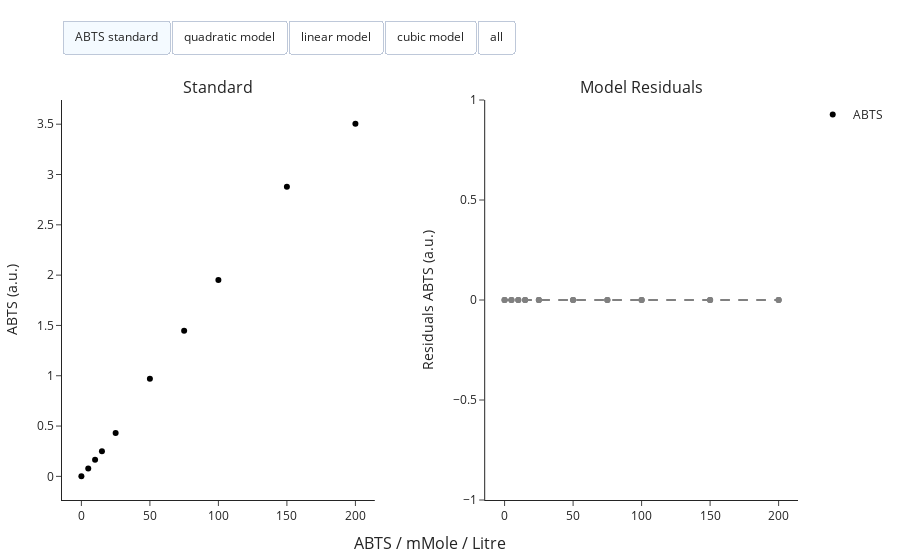

Write notebook code for a chart like this one.
### Code cell
calibrator.visualize()

### Figure 1 — Plotly figure (JSON) as saved in the notebook; plotly's stock layout.template omitted (floating-point values rounded to 4 significant figures)
{"data": [{"customdata": ["ABTS standard"], "hovertemplate": "Signal: %{y:.2f}", "marker": {"color": "#000000"}, "mode": "markers", "name": "ABTS", "type": "scatter", "visible": true, "x": [0, 5, 10, 15, 25, 50, 75, 100, 150, 200], "xaxis": "x", "y": [0.0011, 0.079, 0.1652, 0.2502, 0.4306, 0.9713, 1.448, 1.951, 2.88, 3.505], "yaxis": "y"}, {"customdata": ["quadratic model"], "hovertemplate": "Signal: %{y:.2f}", "marker": {"color": "#636EFA"}, "mode": "lines", "name": "quadratic model", "type": "scatter", "visible": false, "x": [0, 2.02, 4.04, 6.061, 8.081, 10.1, 12.12, 14.14, 16.16, 18.18, 20.2, 22.22, 24.24, 26.26, 28.28, 30.3, 32.32, 34.34, 36.36, 38.38, 40.4, 42.42, 44.44, 46.46, 48.48, 50.51, 52.53, 54.55, 56.57, 58.59, 60.61, 62.63, 64.65, 66.67, 68.69, 70.71, 72.73, 74.75, 76.77, 78.79, 80.81, 82.83, 84.85, 86.87, 88.89, 90.91, 92.93, 94.95, 96.97, 98.99, 101.0, 103.0, 105.1, 107.1, 109.1, 111.1, 113.1, 115.2, 117.2, 119.2, 121.2, 123.2, 125.3, 127.3, 129.3, 131.3, 133.3, 135.4, 137.4, 139.4, 141.4, 143.4, 145.5, 147.5, 149.5, 151.5, 153.5, 155.6, 157.6, 159.6, 161.6, 163.6, 165.7, 167.7, 169.7, 171.7, 173.7, 175.8, 177.8, 179.8, 181.8, 183.8, 185.9, 187.9, 189.9, 191.9, 193.9, 196.0, 198.0, 200], "xaxis": "x", "y": [-0.05245, -0.008307, 0.03568, 0.07951, 0.1232, 0.1667, 0.21, 0.2532, 0.2963, 0.3391, 0.3819, 0.4244, 0.4668, 0.509, 0.5511, 0.5931, 0.6348, 0.6764, 0.7179, 0.7592, 0.8003, 0.8413, 0.8821, 0.9227, 0.9632, 1.004, 1.044, 1.084, 1.124, 1.163, 1.203, 1.242, 1.281, 1.321, 1.359, 1.398, 1.437, 1.475, 1.513, 1.552, 1.59, 1.627, 1.665, 1.702, 1.74, 1.777, 1.814, 1.851, 1.887, 1.924, 1.96, 1.997, 2.033, 2.069, 2.104, 2.14, 2.175, 2.211, 2.246, 2.281, 2.315, 2.35, 2.384, 2.419, 2.453, 2.487, 2.521, 2.554, 2.588, 2.621, 2.654, 2.687, 2.72, 2.753, 2.786, 2.818, 2.85, 2.882, 2.914, 2.946, 2.978, 3.009, 3.04, 3.072, 3.103, 3.133, 3.164, 3.195, 3.225, 3.255, 3.285, 3.315, 3.345, 3.374, 3.404, 3.433, 3.462, 3.491, 3.52, 3.548], "yaxis": "y"}, {"customdata": ["quadratic model"], "hoverinfo": "skip", "hovertemplate": "Signal: %{y:.2f}", "marker": {"color": "#636EFA"}, "mode": "markers", "name": "Residuals", "type": "scatter", "visible": false, "x": [0, 5, 10, 15, 25, 50, 75, 100, 150, 200], "xaxis": "x2", "y": [-0.05355, -0.02248, -0.0006876, 0.02134, 0.05207, 0.02219, 0.03181, -0.00847, -0.08583, 0.04362], "yaxis": "y2"}, {"customdata": ["quadratic model"], "hovertemplate": "Signal: %{y:.2f}", "line": {"color": "grey", "dash": "dash", "width": 2}, "showlegend": false, "type": "scatter", "visible": true, "x": [0, 5, 10, 15, 25, 50, 75, 100, 150, 200], "xaxis": "x2", "y": [0, 0, 0, 0, 0, 0, 0, 0, 0, 0], "yaxis": "y2"}, {"customdata": ["linear model"], "hovertemplate": "Signal: %{y:.2f}", "marker": {"color": "#EF553B"}, "mode": "lines", "name": "linear model", "type": "scatter", "visible": false, "x": [0, 2.02, 4.04, 6.061, 8.081, 10.1, 12.12, 14.14, 16.16, 18.18, 20.2, 22.22, 24.24, 26.26, 28.28, 30.3, 32.32, 34.34, 36.36, 38.38, 40.4, 42.42, 44.44, 46.46, 48.48, 50.51, 52.53, 54.55, 56.57, 58.59, 60.61, 62.63, 64.65, 66.67, 68.69, 70.71, 72.73, 74.75, 76.77, 78.79, 80.81, 82.83, 84.85, 86.87, 88.89, 90.91, 92.93, 94.95, 96.97, 98.99, 101.0, 103.0, 105.1, 107.1, 109.1, 111.1, 113.1, 115.2, 117.2, 119.2, 121.2, 123.2, 125.3, 127.3, 129.3, 131.3, 133.3, 135.4, 137.4, 139.4, 141.4, 143.4, 145.5, 147.5, 149.5, 151.5, 153.5, 155.6, 157.6, 159.6, 161.6, 163.6, 165.7, 167.7, 169.7, 171.7, 173.7, 175.8, 177.8, 179.8, 181.8, 183.8, 185.9, 187.9, 189.9, 191.9, 193.9, 196.0, 198.0, 200], "xaxis": "x", "y": [0, 0.03718, 0.07435, 0.1115, 0.1487, 0.1859, 0.2231, 0.2602, 0.2974, 0.3346, 0.3718, 0.4089, 0.4461, 0.4833, 0.5205, 0.5577, 0.5948, 0.632, 0.6692, 0.7064, 0.7435, 0.7807, 0.8179, 0.8551, 0.8922, 0.9294, 0.9666, 1.004, 1.041, 1.078, 1.115, 1.152, 1.19, 1.227, 1.264, 1.301, 1.338, 1.376, 1.413, 1.45, 1.487, 1.524, 1.561, 1.599, 1.636, 1.673, 1.71, 1.747, 1.784, 1.822, 1.859, 1.896, 1.933, 1.97, 2.008, 2.045, 2.082, 2.119, 2.156, 2.193, 2.231, 2.268, 2.305, 2.342, 2.379, 2.417, 2.454, 2.491, 2.528, 2.565, 2.602, 2.64, 2.677, 2.714, 2.751, 2.788, 2.825, 2.863, 2.9, 2.937, 2.974, 3.011, 3.049, 3.086, 3.123, 3.16, 3.197, 3.234, 3.272, 3.309, 3.346, 3.383, 3.42, 3.457, 3.495, 3.532, 3.569, 3.606, 3.643, 3.681], "yaxis": "y"}, {"customdata": ["linear model"], "hoverinfo": "skip", "hovertemplate": "Signal: %{y:.2f}", "marker": {"color": "#EF553B"}, "mode": "markers", "name": "Residuals", "type": "scatter", "visible": false, "x": [0, 5, 10, 15, 25, 50, 75, 100, 150, 200], "xaxis": "x2", "y": [-0.0011, 0.01301, 0.01883, 0.02584, 0.02947, -0.05117, -0.068, -0.1104, -0.1192, 0.176], "yaxis": "y2"}, {"customdata": ["linear model"], "hovertemplate": "Signal: %{y:.2f}", "line": {"color": "grey", "dash": "dash", "width": 2}, "showlegend": false, "type": "scatter", "visible": true, "x": [0, 5, 10, 15, 25, 50, 75, 100, 150, 200], "xaxis": "x2", "y": [0, 0, 0, 0, 0, 0, 0, 0, 0, 0], "yaxis": "y2"}, {"customdata": ["cubic model"], "hovertemplate": "Signal: %{y:.2f}", "marker": {"color": "#00CC96"}, "mode": "lines", "name": "cubic model", "type": "scatter", "visible": false, "x": [0, 2.02, 4.04, 6.061, 8.081, 10.1, 12.12, 14.14, 16.16, 18.18, 20.2, 22.22, 24.24, 26.26, 28.28, 30.3, 32.32, 34.34, 36.36, 38.38, 40.4, 42.42, 44.44, 46.46, 48.48, 50.51, 52.53, 54.55, 56.57, 58.59, 60.61, 62.63, 64.65, 66.67, 68.69, 70.71, 72.73, 74.75, 76.77, 78.79, 80.81, 82.83, 84.85, 86.87, 88.89, 90.91, 92.93, 94.95, 96.97, 98.99, 101.0, 103.0, 105.1, 107.1, 109.1, 111.1, 113.1, 115.2, 117.2, 119.2, 121.2, 123.2, 125.3, 127.3, 129.3, 131.3, 133.3, 135.4, 137.4, 139.4, 141.4, 143.4, 145.5, 147.5, 149.5, 151.5, 153.5, 155.6, 157.6, 159.6, 161.6, 163.6, 165.7, 167.7, 169.7, 171.7, 173.7, 175.8, 177.8, 179.8, 181.8, 183.8, 185.9, 187.9, 189.9, 191.9, 193.9, 196.0, 198.0, 200], "xaxis": "x", "y": [0, 0.2714, 0.5266, 0.7659, 0.9897, 1.198, 1.392, 1.572, 1.737, 1.889, 2.027, 2.153, 2.265, 2.366, 2.455, 2.532, 2.598, 2.653, 2.698, 2.733, 2.758, 2.774, 2.781, 2.779, 2.769, 2.751, 2.726, 2.694, 2.654, 2.609, 2.557, 2.5, 2.437, 2.37, 2.297, 2.221, 2.141, 2.057, 1.97, 1.881, 1.789, 1.695, 1.599, 1.502, 1.404, 1.306, 1.207, 1.109, 1.011, 0.9136, 0.8177, 0.7235, 0.6312, 0.5413, 0.4541, 0.3699, 0.2892, 0.2123, 0.1396, 0.07139, 0.008091, -0.04995, -0.1024, -0.1488, -0.1889, -0.2222, -0.2485, -0.2673, -0.2784, -0.2812, -0.2755, -0.2609, -0.237, -0.2035, -0.16, -0.1062, -0.04158, 0.0341, 0.1212, 0.2202, 0.3313, 0.455, 0.5916, 0.7415, 0.905, 1.083, 1.274, 1.481, 1.703, 1.94, 2.193, 2.462, 2.748, 3.051, 3.371, 3.708, 4.064, 4.438, 4.831, 5.243], "yaxis": "y"}, {"customdata": ["cubic model"], "hoverinfo": "skip", "hovertemplate": "Signal: %{y:.2f}", "marker": {"color": "#00CC96"}, "mode": "markers", "name": "Residuals", "type": "scatter", "visible": false, "x": [0, 5, 10, 15, 25, 50, 75, 100, 150, 200], "xaxis": "x2", "y": [-0.0011, 0.5633, 1.023, 1.393, 1.874, 1.785, 0.5983, -1.085, -3.027, 1.738], "yaxis": "y2"}, {"customdata": ["cubic model"], "hovertemplate": "Signal: %{y:.2f}", "line": {"color": "grey", "dash": "dash", "width": 2}, "showlegend": false, "type": "scatter", "visible": true, "x": [0, 5, 10, 15, 25, 50, 75, 100, 150, 200], "xaxis": "x2", "y": [0, 0, 0, 0, 0, 0, 0, 0, 0, 0], "yaxis": "y2"}], "layout": {"annotations": [{"font": {"size": 16}, "showarrow": false, "text": "Standard", "x": 0.2125, "xanchor": "center", "xref": "paper", "y": 1, "yanchor": "bottom", "yref": "paper"}, {"font": {"size": 16}, "showarrow": false, "text": "Model Residuals", "x": 0.7875, "xanchor": "center", "xref": "paper", "y": 1, "yanchor": "bottom", "yref": "paper"}, {"font": {"size": 16}, "showarrow": false, "text": "ABTS / mMole / Litre", "x": 0.5, "xanchor": "center", "xref": "paper", "y": 0, "yanchor": "top", "yref": "paper", "yshift": -30}], "margin": {"b": 60, "l": 20, "r": 20, "t": 100}, "updatemenus": [{"active": 0, "buttons": [{"args": [{"visible": [true, false, false, false, false, false, false, false, false, false]}], "label": "ABTS standard", "method": "update"}, {"args": [{"title": "quadratic model", "visible": [true, true, true, true, false, false, false, false, false, false]}], "label": "quadratic model", "method": "update"}, {"args": [{"title": "linear model", "visible": [true, false, false, false, true, true, true, false, false, false]}], "label": "linear model", "method": "update"}, {"args": [{"title": "cubic model", "visible": [true, false, false, false, false, false, false, true, true, true]}], "label": "cubic model", "method": "update"}, {"args": [{"visible": [true, true, true, true, true, true, true, true, true, true]}], "label": "all", "method": "update"}], "direction": "right", "type": "buttons", "x": 0, "xanchor": "left", "y": 1.2, "yanchor": "top"}], "xaxis": {"anchor": "y", "domain": [0, 0.425]}, "xaxis2": {"anchor": "y2", "domain": [0.575, 1]}, "yaxis": {"anchor": "x", "domain": [0, 1], "title": {"text": "ABTS (a.u.)"}}, "yaxis2": {"anchor": "x2", "domain": [0, 1], "title": {"text": "Residuals ABTS (a.u.)"}}}}
